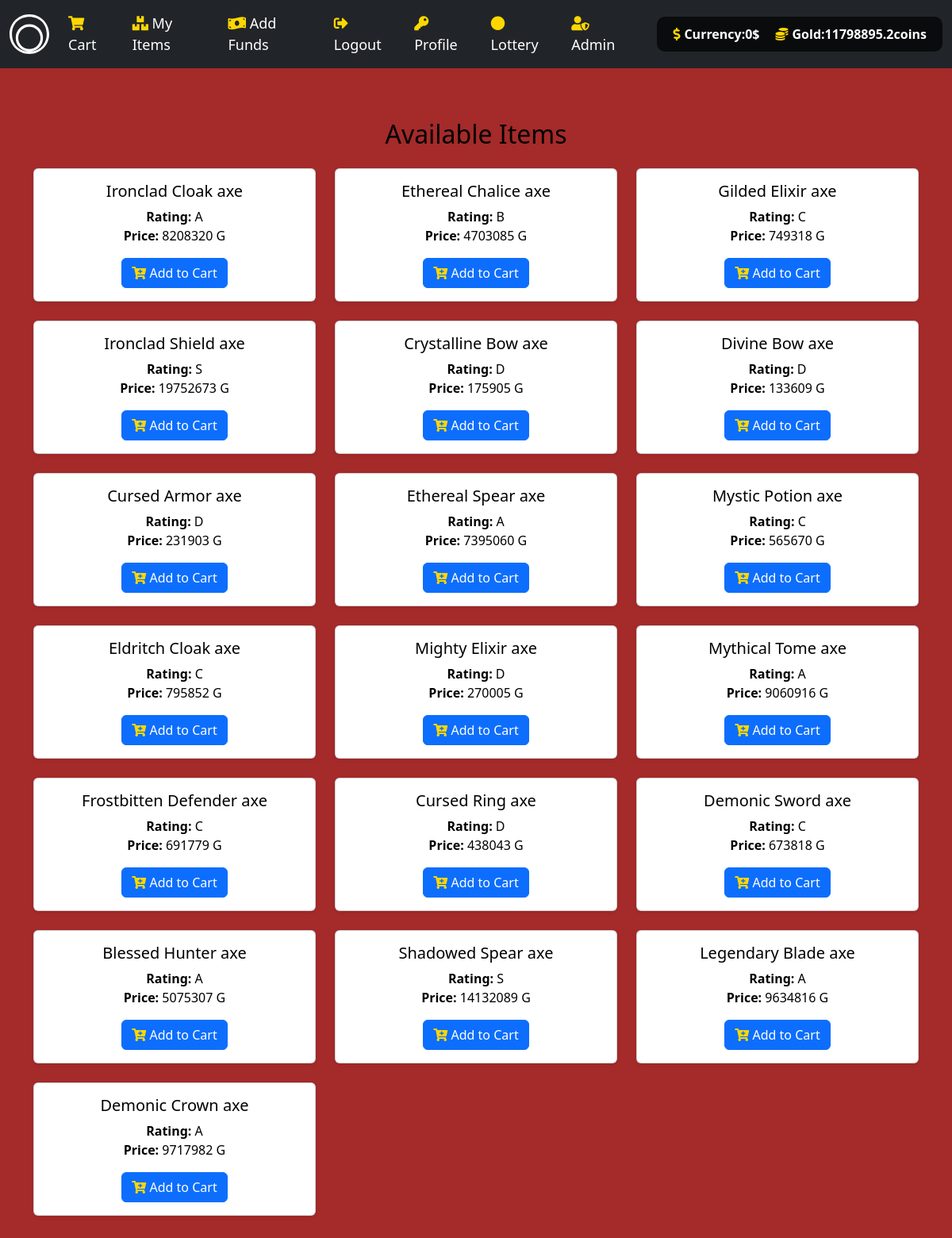
Page /item/axe (signed in) on the committed database.
### tables this page shows
CREATE TABLE user_store(ID int PRIMARY KEY,Funds int,Gold int);

CREATE TABLE object(Object_ID int PRIMARY KEY,
Object_Name varchar(100),
Object_type varchar(20),
listing varchar(2),
rating varchar(1),
price int,
image_src varchar(1000));

### main.py (the view)
@app.get("/item/{category}", response_class=HTMLResponse)
async def get_category_items(request: Request, category: str):
    if category not in categories:
        return HTMLResponse(content="Category not found", status_code=404)
    user = request.session.get("user")
    items = listed_object_data_generator(category)
    L = balance_checker(user)
    L = list(L[0])
    if category == "gold":
        return RedirectResponse("/gold")
    context = {
        "request": request,
        "items": items,
        "user": user,
        "cash": L[0],
        "cashG": L[1]
    }
    return templates.TemplateResponse(f"{category}.html", context)

### templates/axe.html
{% extends "sword.html" %}

### templates/sword.html (shortened to what this page needs)
{% extends "layout.html" %}
{% block main %}
<div class="container mt-3">
    <h2 class="mb-4 text-center">Available Items</h2>
    <div id="item-container" class="row">
        {% for i in items %}
        <div class="col-md-4 mb-4">
            <div class="card shadow-sm h-100">
                <div class="card-body">
                    <h5 class="card-title">{{ i[1] }}</h5>
                    <p class="card-text">
                        <strong>Rating:</strong> {{ i[4] }}<br>
                        <strong>Price:</strong> {{ i[5] }} G
                    </p>
                    <button onclick="addToCart( '{{ i[0] }}'  , '{{ i[2] }}')" class="btn btn-primary btn-block">
                        <i class="fas fa-cart-plus"></i> Add to Cart
                    </button>
                </div>
            </div>
        </div>
        {% endfor %}
    </div>
</div>
{% endblock %}

### templates/layout.html (shortened to what this page needs)
<!DOCTYPE html>
<html lang="en">
<head>
    <link href="https://cdn.jsdelivr.net/npm/bootstrap@5.2.3/dist/css/bootstrap.min.css" rel="stylesheet">
    <link href="https://cdnjs.cloudflare.com/ajax/libs/font-awesome/5.15.1/css/all.min.css" rel="stylesheet">
    <link href="/static/CSSS.css" rel="stylesheet">
</head>
<body>
    <nav class="navbar navbar-expand-lg navbar-dark bg-dark">
        <div class="container-fluid">
            <a class="navbar-brand" href="/">
            </a>
            <div class="collapse navbar-collapse" id="mynavbar">
                {% if user %}
                <ul class="navbar-nav me-auto">
                    <li class="nav-item"><a class="nav-link" href="/cart"><i class="fas fa-shopping-cart"></i> Cart</a></li>
                    <li class="nav-item"><a class="nav-link" href="/objs"><i class="fas fa-boxes"></i> My Items</a></li>
                    <li class="nav-item"><a class="nav-link" href="/buy"><i class="fas fa-money-bill-wave"></i> Add Funds</a></li>
                    <li class="nav-item"><a class="nav-link" href="/logout"><i class="fas fa-sign-out-alt"></i> Logout</a></li>
                    <li class="nav-item"><a class="nav-link" href="/profile"><i class="fas fa-key"></i> Profile </a></li>
                    <li class="nav-item"><a class="nav-link" href="/lottery-wheel"><i class="fas fa-circle"></i> Lottery</a></li>
                    {% if user == 1 %}
                    <li class="nav-item"><a class="nav-link" href="/admin"><i class="fas fa-user-shield"></i> Admin</a></li>
                    {% endif %}
                </ul>
                <div class="balance-widget">
                    <div class="value">
                        <i class="fas fa-dollar-sign"></i> Currency: <span id="cash">{{ cash }}</span> $
                    </div>
                    <div class="value">
                        <i class="fas fa-coins"></i> Gold: <span id="cashG">{{ cashG }}</span> coins
                    </div>
                </div>
                {% else %}
                <ul class="navbar-nav me-auto">
                    <li class="nav-item"><a class="nav-link" href="/register"><i class="fas fa-user-plus"></i> Register</a></li>
                    <li class="nav-item"><a class="nav-link" href="/login"><i class="fas fa-sign-in-alt"></i> Login</a></li>
                </ul>
                {% endif %}
            </div>
        </div>
    </nav>
    <main class="container-fluid py-5 text-center main-content">
        {% block main %}{% endblock %}
    </main>
</body>
</html>

### templates/layout.html (style rules this page uses)
body { background-color: brown; background-size: cover; background-position: center; background-repeat: repeat; height: 100vh; color: white; }
.navbar-brand img, .navbar-brand svg { height: 50px; }
.balance-widget { background-color: rgba(0, 0, 0, 0.7); border-radius: 10px; padding: 10px; margin-left: 15px; display: flex; align-items: center; justify-content: center; color: white; }
.balance-widget .value { margin: 0 10px; font-weight: bold; display: flex; align-items: center; }
.balance-widget i { margin-right: 5px; }
.navbar-nav .nav-link { color: white; font-size: 18px; margin-right: 10px; }
.main-content { padding: 20px; border-radius: 10px; color: black; }
.fas, .far { color: #ffd700; }

### rows in the picture
user_store: Gold "11798895.2"
object: Object_Name "Ironclad Cloak axe", rating "A", price "8208320"
object: Object_Name "Ethereal Chalice axe", rating "B", price "4703085"
object: Object_Name "Gilded Elixir axe", rating "C", price "749318"
object: Object_Name "Ironclad Shield axe", rating "S", price "19752673"
object: Object_Name "Crystalline Bow axe", rating "D", price "175905"
object: Object_Name "Divine Bow axe", rating "D", price "133609"
object: Object_Name "Cursed Armor axe", rating "D", price "231903"
object: Object_Name "Ethereal Spear axe", rating "A", price "7395060"
object: Object_Name "Mystic Potion axe", rating "C", price "565670"
object: Object_Name "Eldritch Cloak axe", rating "C", price "795852"
object: Object_Name "Mighty Elixir axe", rating "D", price "270005"
object: Object_Name "Mythical Tome axe", rating "A", price "9060916"
object: Object_Name "Frostbitten Defender axe", rating "C", price "691779"
object: Object_Name "Cursed Ring axe", rating "D", price "438043"
object: Object_Name "Demonic Sword axe", rating "C", price "673818"
object: Object_Name "Blessed Hunter axe", rating "A", price "5075307"
object: Object_Name "Shadowed Spear axe", rating "S", price "14132089"
object: Object_Name "Legendary Blade axe", rating "A", price "9634816"
object: Object_Name "Demonic Crown axe", rating "A", price "9717982"

### other values in the picture
{{ cash }} "0"
